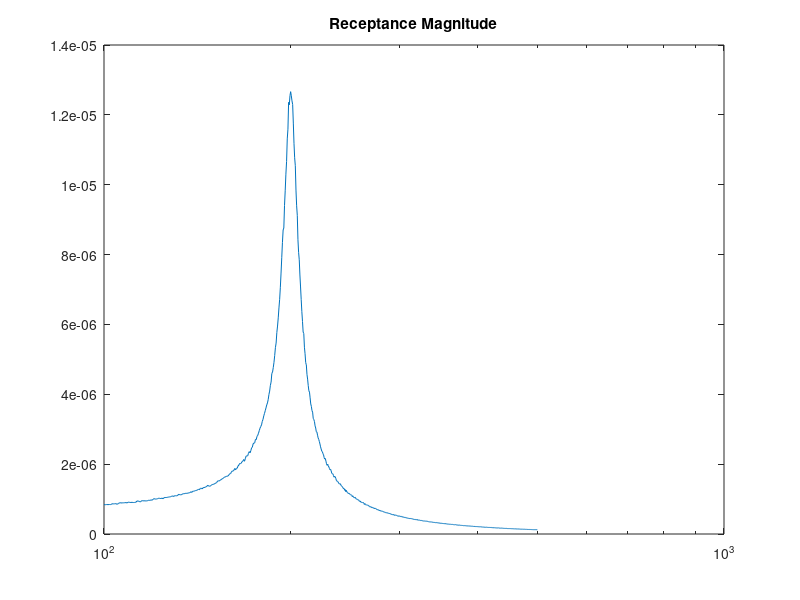
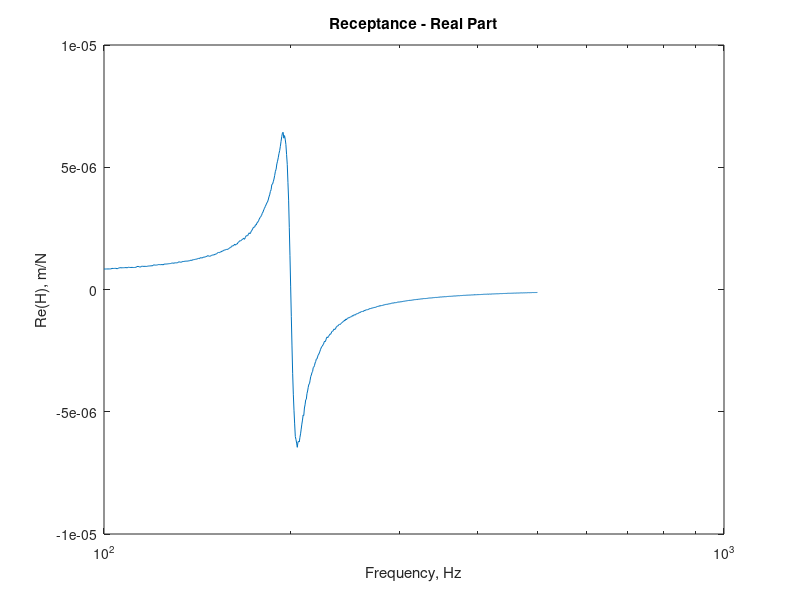
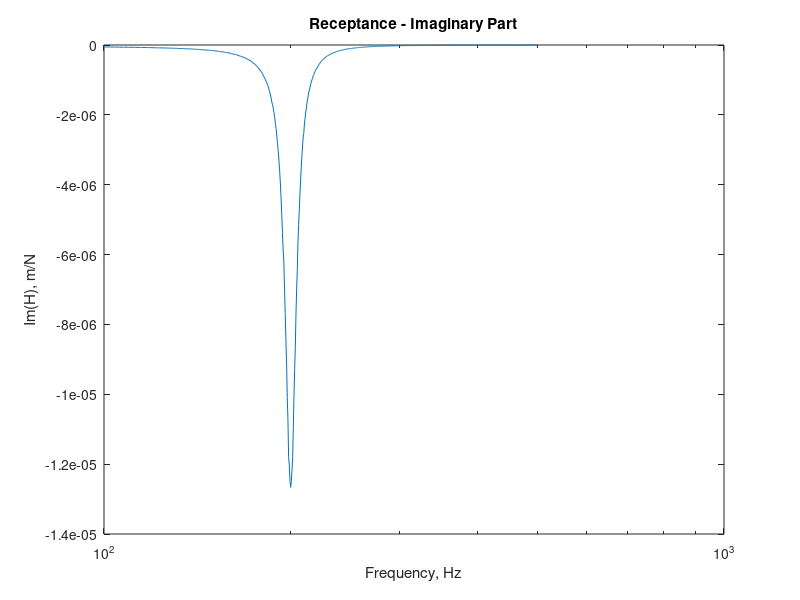
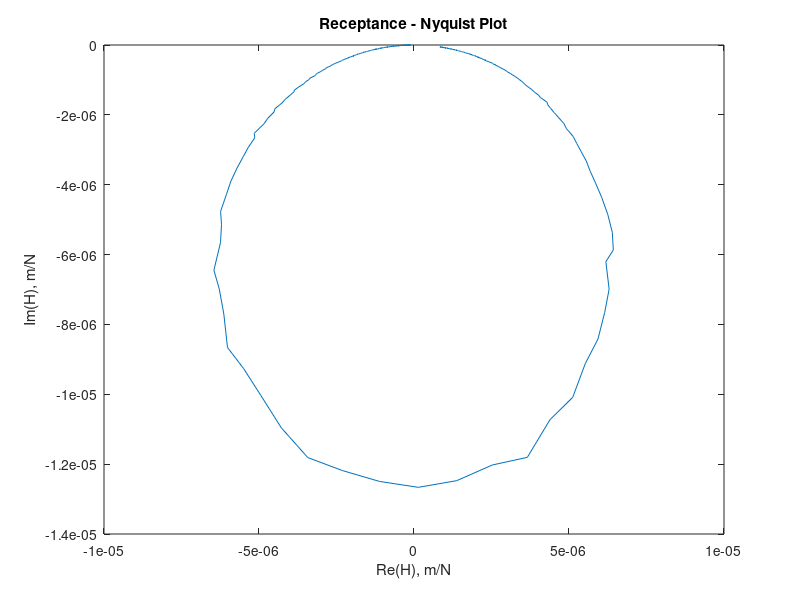

MATLAB code to generate these figures, in order: (Note: this script raises an error after producing the figures.)
clc; clear;
%% System parameters

m = 1;      % [kg]
k = 1.58e6; % [N/m]
eta = 0.05; % [-]

%% 1 - Excitation

F = 1; % [N], excitation amplitude
range_start = 100;  % [Hz]
range_finish = 500; % [Hz]
df = 0.5;           % [Hz], frequency increment
f = range_start:df:range_finish;
w = 2*pi*f;

receptance = @(w) 1./(k - w.^2*m + 1j*k*eta); 

H = receptance(w);
H = H.*(1 + 1e-2*randn(1,length(f)));

nfig = 1;
figure(nfig);
semilogx(f, abs(H));
title("Receptance Magnitude");
xlabel("");
ylabel("");

nfig = nfig + 1;
figure(nfig);
semilogx(f, real(H));
title("Receptance - Real Part");
xlabel("Frequency, Hz");
ylabel("Re(H), m/N");

nfig = nfig + 1;
figure(nfig);
semilogx(f, imag(H));
title("Receptance - Imaginary Part");
xlabel("Frequency, Hz");
ylabel("Im(H), m/N");

nfig = nfig + 1;
figure(nfig);
plot(real(H), imag(H));
title("Receptance - Nyquist Plot");
xlabel("Re(H), m/N");
ylabel("Im(H), m/N");

nfig = nfig + 1;
figure(nfig);
plot3(f, real(H), imag(H), "o");
title("Receptance - 3D Plot");
xlabel("Frequency, Hz");
ylabel("Re(H), m/N");
zlabel("Im(H), m/N");

%% 1.1 Find the system's damping using the Halfpower Method

[pks,central_frq] = findpeaks(abs(H),f, 'MinPeakHeight',0.1e-5,...
                                        'MinPeakDistance',200);
drop = pks*10^(-3/20); % 3dB drop in signal strength

FRQ = @(frf) interp1(abs(H),f,frf,"spline"); % interpolates and returns the frequency
bandwidth = abs(2*(central_frq - FRQ(drop)))
eta_estimated = bandwidth/central_frq

%% 1.2 Find the bandwidth of the Halfpower Method using only the real part

[pk1,f_a] = findpeaks(real(H),f, 'MinPeakHeight',2e-6,...
                                 'MinPeakDistance',200);
[pk2,f_b] = findpeaks(-real(H),f, 'MinPeakHeight',2e-6,...
                                 'MinPeakDistance',200);
central_frq2 = (f_a+f_b)/2;
bandwidth2 = abs(f_b-f_a)
eta_estimated2 = abs(f_b-f_a)/central_frq2

%% 1.3 Find the halp power point using the Nyquist diagram

[pk1,f_a] = findpeaks(real(H),f, 'MinPeakHeight',2e-6,...
                                 'MinPeakDistance',200);
[pk2,f_b] = findpeaks(-real(H),f, 'MinPeakHeight',2e-6,...
                                 'MinPeakDistance',200);
[pk3,central_frq3] = findpeaks(-imag(H),f, 'MinPeakHeight',2e-6,...
                                          'MinPeakDistance',200);
                                      
bandwidth3 = abs(f_b-f_a)
eta_estimated3 = bandwidth3/central_frq3

%% 1.4 Find the system's damping using the Imaginary part of the Receptance


%% 1.5 Find the dissipated energy in each cycle at ressonance

%%
FRF = @(frq) interp1(f,H,frq,"spline"); % Interpolation of the FRF